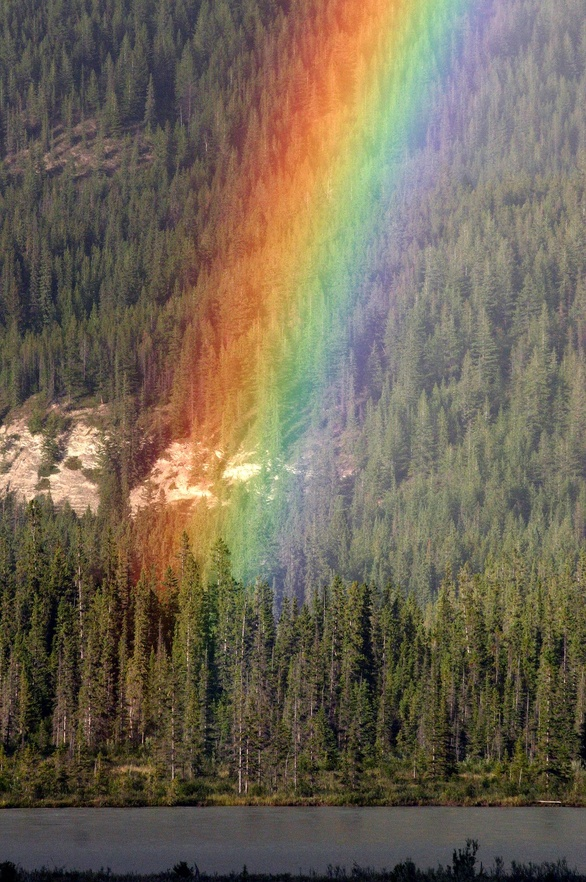
#> input picture sem04/lista03/images/rainbow.jpg, 586 x 882 px, shrunk from 1200 x 1807 before the run
$ python main01.py
#> lines starting #> are read from the running program, lines starting #| are printed output that depends on the picture
# O que significa o negativo de uma imagem? Responda como comentário no início do seu código.
# O negativo de uma imagem significa a cor (em termos numéricos, píxels) proporcionalmente inversa
# a cor (pixel) em questão da imagem original

# Filtro negativo
from PIL import Image

# IMAGEM COLORIDA ---------------------------------------------------------------------------- (A)
# Abrir a imagem
img = Image.open('images/rainbow.jpg')
#> img is the input picture: PIL image 586x882 RGB; mean R, G, B 112.4, 102.1, 84.5
print(img.size)
#| (586, 882)

# Carregar a imagem para uma matriz
matriz = img.load()

# Realizar as operações pixela pixel de transformações
for i in range(img.size[0]):
    for j in range(img.size[1]):
        r = 255 - matriz[i,j][0] # retorna uma tupla (r, g, b)
        g = 255 - matriz[i,j][1]
        b = 255 - matriz[i,j][2]
        matriz[i,j] = (r,g,b)

img.save('images/questao1/novoRainbow.jpg')
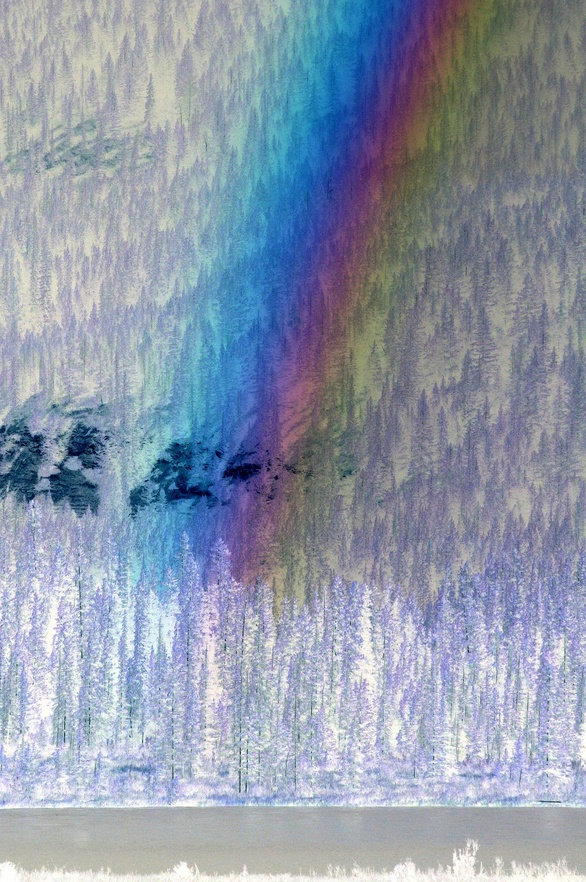
#> saved as novoRainbow.jpg: PIL image 586x882 RGB; mean R, G, B 142.6, 152.9, 170.5

# Imagem em escala de cinza ----------------------------------------------------------------- (B)
# Uma iamgem em tom de cinza, no formato rgb, é uma imagem em que os três canais (r,g,b) apresentam o mesmo valor

# Abrir a imagem
img = Image.open('images/grayscale.jpg')
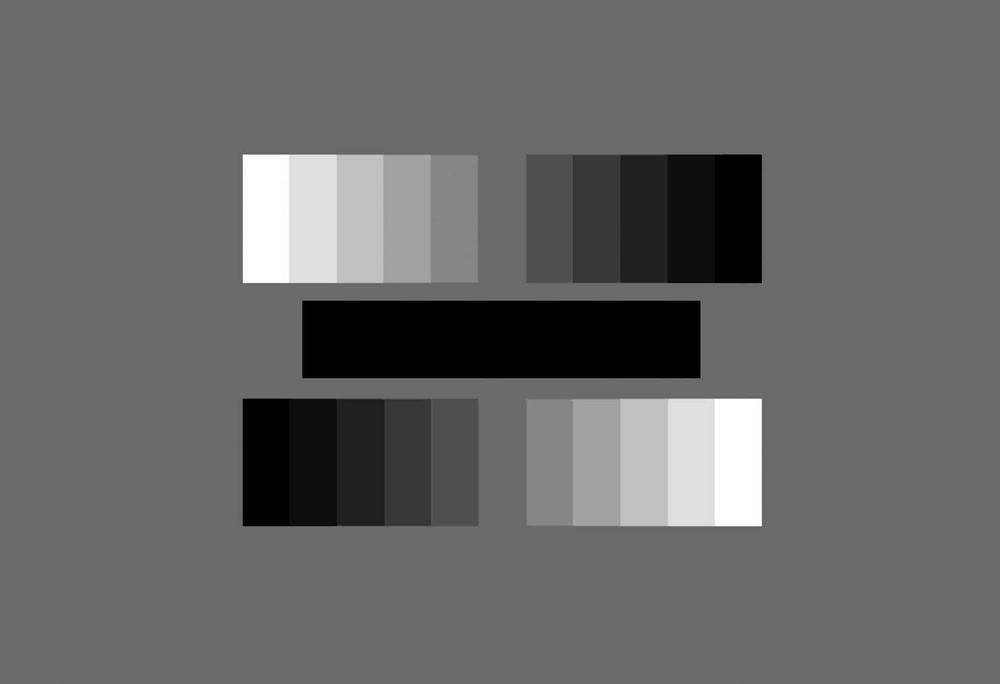
#> input picture sem04/lista03/images/grayscale.jpg, 1000 x 684 px, shrunk from 2048 x 1401 before the run
#> img is the input picture: PIL image 1000x684 RGB; min 0, max 255, mean 103.5

# Carregar a imagem para uma matriz
matriz = img.load()

# Realizar as operações pixel a pixel de transformações
for i in range(img.size[0]):
    for j in range(img.size[1]):
        r = 255 - matriz[i,j][0] # retorna uma tupla (218, 150, 149)
        matriz[i,j] = (r,r,r)

img.save('images/questao1/novoGrayscale.jpg')
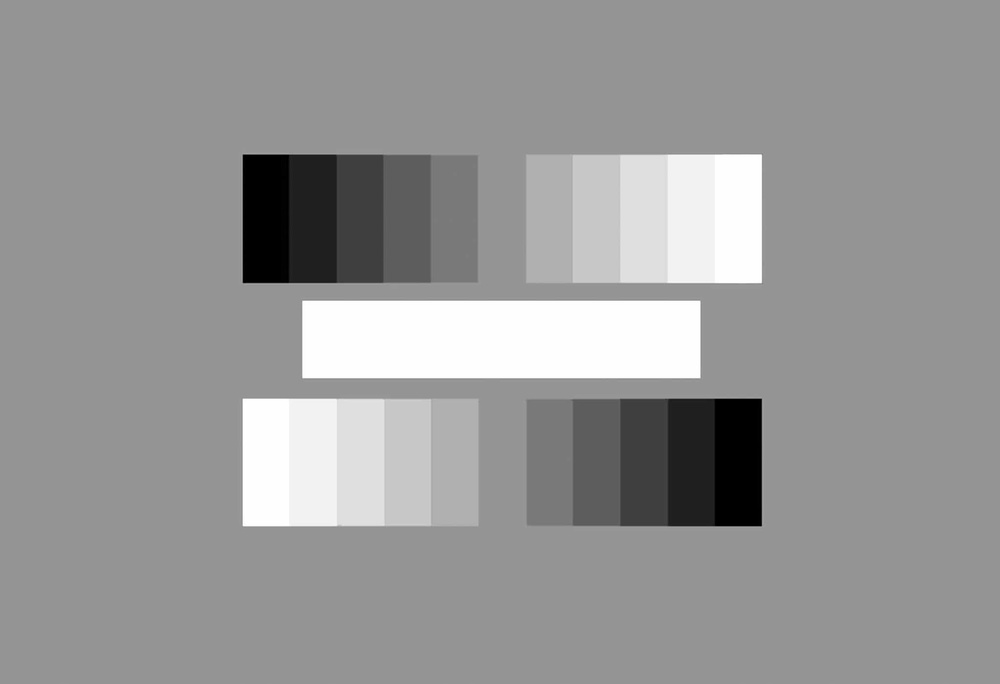
#> saved as novoGrayscale.jpg: PIL image 1000x684 RGB; min 0, max 255, mean 151.5
